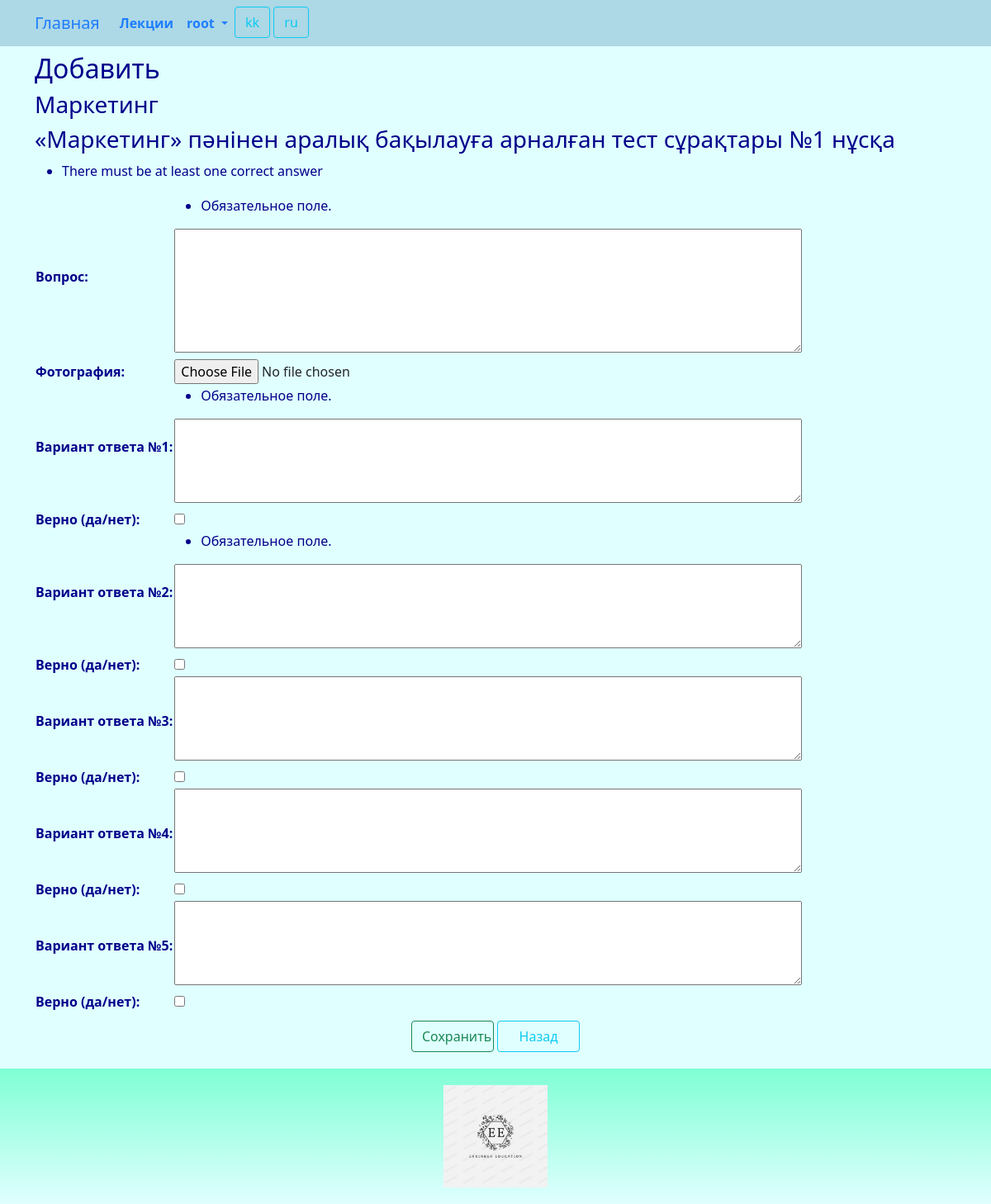
Page /question/create/1/ (signed in) on the committed database.
### guide/models.py (models this page shows, shortened)
class Teststask(models.Model):
    category = models.ForeignKey(Category, related_name='teststask_category', on_delete=models.CASCADE)
    title = models.CharField(_('teststask_title'), max_length=255)
    details = models.TextField(_('teststask_details'), blank=True, null=True)
    minutes = models.IntegerField(_('minutes'))
    limit = models.IntegerField(_('limit'))
    class Meta:
        db_table = 'teststask'
        indexes = [
            models.Index(fields=['title']),
        ]
        ordering = ['title']

class Category(models.Model):
    title = models.CharField(_('category_title'), max_length=128, unique=True)
    class Meta:
        db_table = 'category'
    def __str__(self):
        return "{}".format(self.title)

### guide/views.py (the view)
# urls.py: path('question/create/<int:teststask_id>/', views.question_create, name='question_create'),
@login_required
@group_required("Managers")
def question_create(request, teststask_id):
    try:
        teststask = Teststask.objects.get(id=teststask_id)
        if request.method == "POST":
            question = Question()
            question.teststask_id = teststask_id
            question.question = request.POST.get("question")
            if 'photo' in request.FILES:
                question.photo = request.FILES['photo']
            question.reply1 = request.POST.get("reply1")
            if (request.POST.get("ok1") == 'on'):
                question.ok1 = True
            else:
                question.ok1 = False
            question.reply2 = request.POST.get("reply2")
            if (request.POST.get("ok2") == 'on'):
                question.ok2 = True
            else:
                question.ok2 = False
            question.reply3 = request.POST.get("reply3")
            if (request.POST.get("ok3") == 'on'):
                question.ok3 = True
            else:
                question.ok3 = False
            question.reply4 = request.POST.get("reply4")
            if (request.POST.get("ok4") == 'on'):
                question.ok4 = True
            else:
                question.ok4 = False
            question.reply5 = request.POST.get("reply5")
            if (request.POST.get("ok5") == 'on'):
                question.ok5 = True
            else:
                question.ok5 = False
            questionform = QuestionForm(request.POST)
            if questionform.is_valid():
                question.save()
                return HttpResponseRedirect(reverse('question_index', args=(question.teststask_id,)))
            else:
                return render(request, "question/create.html", {"form": questionform, 'teststask_id': teststask_id, 'teststask': teststask,})
        else:
            questionform = QuestionForm(request.POST)
            return render(request, "question/create.html", {"form": questionform, 'teststask_id': teststask_id, 'teststask': teststask,})
    except Exception as exception:
        print(exception)
        return HttpResponse(exception)

### guide/views.py (called while the page is built)
def group_required(*group_names):
    def in_groups(u):
        if u.is_authenticated:
            if bool(u.groups.filter(name__in=group_names)) | u.is_superuser:
                return True
        return False
    return user_passes_test(in_groups, login_url='403')

### templates/question/create.html (shortened to what this page needs)
{% extends "base.html" %}
{% load i18n %}
{% block content %}
<h2>{% trans 'Add' %}</h2>
<h3>{{ teststask.category }}</h3>
<h3>{{ teststask.title }}</h3>
<form method="POST" enctype="multipart/form-data">
	<table>
		{{ form }}
	</table>
	<div class="div-button-center">
		<button type="submit" class="btn btn-outline-success" style="width:100px">{% trans "Save" %}</button>
		<a class="btn btn-outline-info" style="width:100px" href="{% url 'question_index' teststask_id %}">{% trans "Back" %}</a>
	</div>
</form>
{% endblock content %}

### templates/base.html (shortened to what this page needs)
<!DOCTYPE html>
{% load static %}
{% load i18n %}
<html>
<head>
	<link href="https://cdn.jsdelivr.net/npm/bootstrap@5.0.2/dist/css/bootstrap.min.css" rel="stylesheet">
	<link rel="stylesheet" href="{% static 'css/styles.css' %}" />
	<link rel="stylesheet" href="{% static 'css/choosen.css' %}" />
</head>
<nav class="navbar navbar-expand-lg justify-content-center">
	<div class="container">
		<div class="collapse navbar-collapse" id="mainMenu">
			<ul class="navbar-nav me-auto mb-2 mb-lg-0">
				<a class="navbar-brand" href="{{ HTTP_HOST }}/">{% trans "Home" %}</a>
				<li class="nav-item">
					<a class="nav-link" href="{% url 'lecture' %}">{% trans "lectures" %}</a>
				</li>
				{% if user.is_authenticated %}
				<li class="nav-item dropdown">
					<a class="nav-link dropdown-toggle" href="#" id="navbarDropdown" role="button" data-bs-toggle="dropdown" aria-expanded="false">
						{{ user.username }}
					</a>
				</li>
				{% else %}
				<form class="form-inline ml-auto">
					<a href="{% url 'login' %}" class="btn btn-outline-secondary">{% trans "Log In" %}</a>
					<a href="{% url 'signup' %}" class="btn btn-primary ml-2">{% trans "Sign up" %}</a>
				</form>
				{% endif %}
				<form action="{% url 'set_language' %}" method="post">
					{% get_current_language as LANGUAGE_CODE %}
					{% get_available_languages as LANGUAGES %}
					{% get_language_info_list for LANGUAGES as languages %}
					{% for language in languages %}
					<button type="submit" class="btn btn-outline-info" name="language" value="{{ language.code }}">
						{{ language.code }}
					</button>
					{% endfor %}
				</form>
			</ul>
		</div>
	</div>
</nav>
<body>
	<div class="container">
		{% block content%}{% endblock content %}
	</div>
</body>
<footer class="container-fluid text-center bg-lightgray">
	<div class="copyrights">
		<img src="{% static 'images/logo.jpg' %}" alt="logo" style="height:144px; padding: 10px;">
	</div>
</footer>
<link rel="stylesheet" href="https://cdn.datatables.net/1.13.8/css/dataTables.bootstrap5.min.css">
<link href="{% static 'css/jquery.fancybox.min.css' %}" rel="stylesheet">
</html>

### static/css/styles.css (style rules this page uses)
:root { --navbar-background-color: LightBlue; --navbar-text-color: #1F7EFE; --main-background-color-light: LightCyan; --main-background-color-dark: LightBlue; --main-text-color: DarkBlue; --main-header-color: DarkBlue; --main-text-attention-color: Purple; --footer-background-color-light: LightCyan; --footer-background-color-dark: Aquamarine; --footer-text-color: Teal; --card-background-color-light: LightCyan; --card-background-color-dark: LightBlue; --card-text-color: SeaGreen; --table-background-color-light: LightCyan; --table-background-color-dark: #F5F5F5; --table-text-color: DarkBlue; --star-size: 30px; --star-color: LightYellow; --star-background: Yellow ; }
.navbar { background-color: var(--navbar-background-color); color: var(--navbar-text-color); }
.navbar .navbar-nav, .navbar .navbar-nav .navbar-text { color: var(--navbar-text-color); }
.navbar ul { background-color: var(--navbar-background-color); color: var(--navbar-text-color); }
.navbar li { background-color: var(--navbar-background-color); color: var(--navbar-text-color); }
.navbar a { background-color: var(--navbar-background-color); color: var(--navbar-text-color); }
.navbar-brand { background-color: var(--navbar-background-color); color: var(--navbar-text-color); }
.nav-item { background-color: var(--navbar-background-color); color: var(--navbar-text-color); font-weight: bold; }
body { background-color: var(--main-background-color-light); }
h1, h2, h3, h4, h5, h6 { color: var(--main-header-color); }
p, ul, li, label { color: var(--main-text-color); }
.div-button-center { text-align: center; padding: 10px; }
footer { background-image: linear-gradient(top, var(--footer-background-color-dark), var(--footer-background-color-light)); background-image: -o-linear-gradient(top, var(--footer-background-color-dark), var(--footer-background-color-light)); background-image: -moz-linear-gradient(top, var(--footer-background-color-dark), var(--footer-background-color-light)); background-image: -webkit-linear-gradient(top, var(--footer-background-color-dark), var(--footer-background-color-light)); margin-top: 10px; padding: 10px; }

### rows in the picture
Teststask: category "Маркетинг", title "«Маркетинг» пәнінен аралық бақылауға арналған тест сұрақтары №1 нұсқа"

### other values in the picture
{{ user.username }} "root"
{{ language.code }} "kk" "ru"
